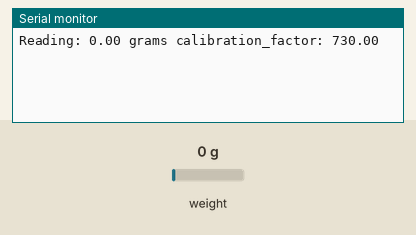
Simulated run of this sketch. Board: Arduino Uno, built with avr-gcc and run on an emulated ATmega328P. Parts: the last lines printed to the serial monitor. The inputs (shaded band) are chosen by the test bench; at power-on: weight on the scale 0 g.

Above: at 5.2 s.
5.3 s: weight on the scale set to 100 g
At 8.3 s:
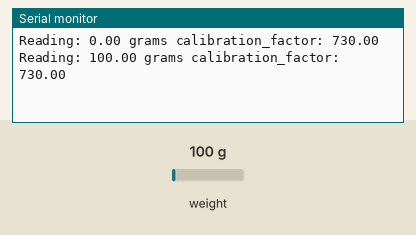
8.6 s: weight on the scale set to 1250 g
At 10.8 s:
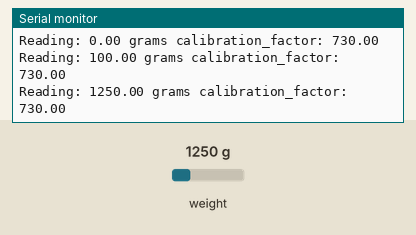
Timing chart, 0 to 12.3 s (numbered marks = the images above; inputs shaded):
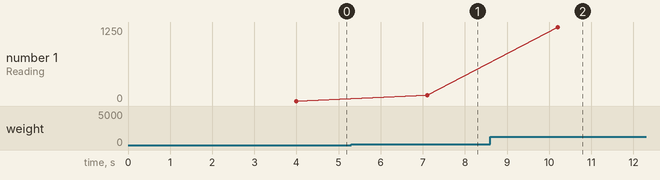

The sketch:

HX711.ino
```cpp
/*
 Setup your scale and start the sketch WITHOUT a weight on the scale
 Once readings are displayed place the weight on the scale
 Arduino pin 6 -> HX711 CLK
 Arduino pin 5 -> HX711 DOUT
 Arduino pin 5V -> HX711 VCC
 Arduino pin GND -> HX711 GND
*/

#include "HX711.h"
#include <Arduino.h>


HX711 scale(5, 6);

float calibration_factor = 730; // this calibration factor is adjusted according to the load cell we are using
float units;
float ounces;

void setup() {
  Serial.begin(9600);

  scale.set_scale();
  scale.tare();  //Reset the scale to 0

  // to give time to user to get ready to put the box on the sensor
  delay(3000);

}

void loop() {

  scale.set_scale(calibration_factor); //Adjust to this calibration factor

  Serial.print("Reading: ");
  units = scale.get_units(), 10;
  if (units < 0)
  {
    units = 0.00;
  }
  ounces = units * 0.035274;
  Serial.print(units);
  Serial.print(" grams");
  Serial.print(" calibration_factor: ");
  Serial.print(calibration_factor);
  Serial.println();

    // to give some time to the user to take the pill or box
    delay(3000);
}
```

Measured:
- after the input at 5.3 s, the serial monitor: prints a new line after 1.8 s (image 1)
- after the input at 8.6 s, the serial monitor: prints a new line after 1.6 s (image 2)
- plotted number 1: 0 → 100 after the input at 5.3 s, 100 → 1250 after the input at 8.6 s
